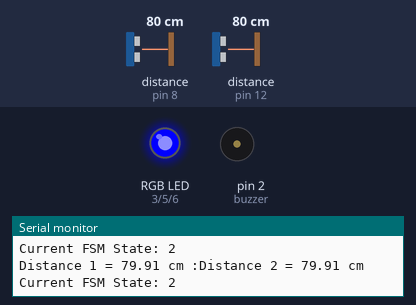
Recording of a sketch running on a simulated Arduino Uno, built with avr-gcc and run on an emulated ATmega328P. Parts: an RGB LED mixed from three pins (HIGH = lit), buzzer (waves = sounding), the last lines printed to the serial monitor. Wiring (inferred from the names in the program): 2 × ultrasonic range finder: trigger pin 9, echo pin 8 / trigger pin 13, echo pin 12. Inputs (shaded band) come from the test bench; at power-on: distance to the obstacle (sensors on pin 8, pin 12) 80 cm. The echo pulse lasts 58.3 µs per cm; dim RGB values are drawn brighter than linear; pins used as bus, display or sensor lines are not drawn.

Above: at 1.2 s.
1.3 s: distance to the obstacle (sensor on pin 8) set to 71 cm
At 2.6 s:
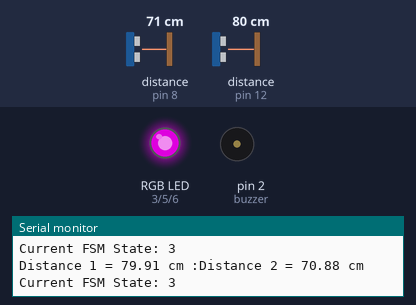
3.0 s: distance to the obstacle (sensor on pin 12) set to 7 cm
6.0 s: distance to the obstacle (sensor on pin 12) set to 4 cm
At 6.6 s:
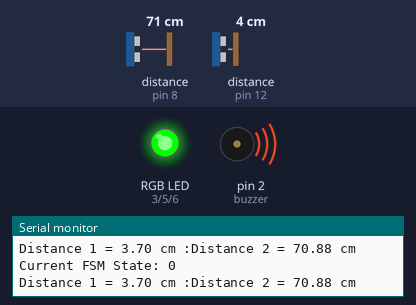
9.0 s: distance to the obstacle (sensor on pin 12) set to 9 cm
At 9.45 s:
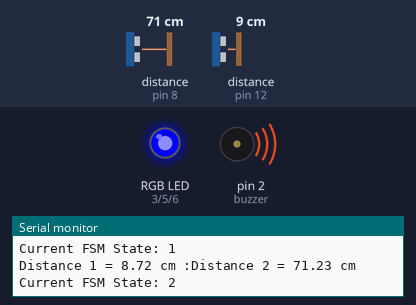
14.0 s: distance to the obstacle (sensor on pin 8) set to 78 cm
At 14.6 s:
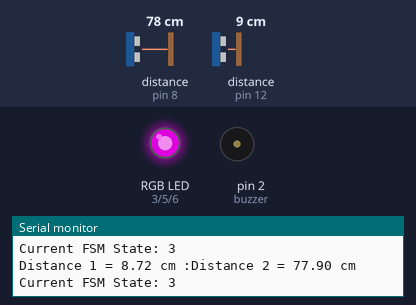
Timing chart, 0 to 16.5 s (numbered marks = the images above; inputs shaded):
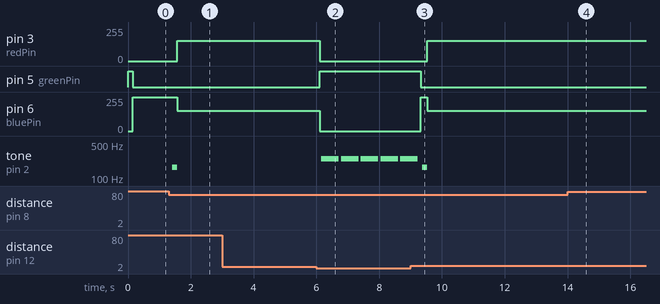

The sketch:

Item_Reminder_Device.ino
```cpp
//Stephen Mock
//Version 1.0
// 7/26/19
// Youtube Video: https://www.youtube.com/watch?v=bIIDHT86DI4&feature=youtu.be

//Setting Constants for Electronics

//Ultrasonic 1
  #define trigPin1 13
  #define echoPin1 12

//Ultrasonic 2
  #define trigPin2 9
  #define echoPin2 8

//RGB LED
  #define bluePin 6
  #define greenPin 5
  #define redPin 3

//Buzzer
  #define buzzer 2


//Setting Constants for CODE
  int state_fsm = 0;  // Starting State is 0
// Timers
  unsigned long timer1_start = 0; //Timer for state (1)
  unsigned long timer1_check = 0; //Timer used to check if 5 minutes has passed, to go from state (2) to state (0)
  unsigned long timer2_start = 0; // Timer inbetween state (2)
  unsigned long timer2_check = 0; // Timer to wait 5s to allow for transitions from state (3) to state (4) (Quality of Life)
  unsigned long timer3_start = 0; // Timer for state (4)
  unsigned long timer3_check = 0; // Timer used to check if 10s passed to go from state (5) to state (6)

// Distances (EDIT for your situation!)
  int distance1Threshold = 5; // threshold before ultrasonic 1 triggers (in cm)
  int distance2Threshold = 75; //  threshold before ultrasonic 2 triggers (in cm)

// Wait Times (EDIT for your situation!)
  unsigned long state1WaitTime = 1000*5*60; // 5 minute timer if you take the object, but dont leave the room
  unsigned long state5WaitTime = 10000; // 10s timer when you return to the room, but dont put back the object


// Functions
// Purpose of these functions is to make the code much more readable, and to encapsulate many of the functions in the main loop into single lines. Modularity!


  // This function records the distance measured in cm as calculated from the ultrasonic sensor
  float recordDist(int trigPin,int echoPin) {
    float duration, distance;
    digitalWrite(trigPin, LOW);
    delayMicroseconds(2);

    digitalWrite(trigPin, HIGH);
    delayMicroseconds(10);
    digitalWrite(trigPin, LOW);

    duration = pulseIn(echoPin, HIGH);
    distance = (duration / 2) * 0.0344;
    return distance; // This final number is what is important for the rest of the code...
  }


  // Function to set the color of RGB LED when in different states
  void setColor(int red, int green, int blue)
  {
    analogWrite(redPin, red);
    analogWrite(greenPin, green);
    analogWrite(bluePin, blue);
  }

  //Function to beep when there is an alarm/switching between states
  void beep(int del) // del = length of delay, used to differentiate sounds for active buzzer
  {
    for(int i=0;i<25;i++)
          {
          digitalWrite(buzzer,HIGH);
          delay(del);//wait for del time
          digitalWrite(buzzer,LOW);
          delay(del);//wait for del time
          }
  }


// Just setting up the various pins needed... nothing special
  void setup() {
    Serial.begin (9600); // Can you use the serial if you want!
    pinMode(trigPin1, OUTPUT);
    pinMode(echoPin1, INPUT);
    pinMode(trigPin2, OUTPUT);
    pinMode(echoPin2, INPUT);
    pinMode(redPin, OUTPUT);
    pinMode(bluePin, OUTPUT);
    pinMode(greenPin, OUTPUT);
    pinMode(buzzer,OUTPUT);
  }


void loop() {
  float distance1,distance2;

  // Sensor 1

   distance1 =  recordDist(trigPin1, echoPin1);
   Serial.print("Distance 1 = "); // Use the distance measured by serial to determine the thresholds for when you want the ultrasonics to trigger
   Serial.print(distance1);
   Serial.print(" cm :");


  // Sensor 2

   distance2 = recordDist(trigPin2, echoPin2);
   Serial.print("Distance 2 = ");
   Serial.print(distance2);
   Serial.println(" cm");


   SM_alarm(distance1,distance2); // Calling the state machine!

   delay(50); // Need a delay otherwise recording to fast and weird data might occur
}


// STATE MACHINE!
// State machine has 7 different states (indexing at 0), and is the behavior is described in the video.
// This state machine uses a switch statement to differentiate each state, and when transitions occur, the state_fsm changes accordingly.

  void SM_alarm(float distance1, float distance2) {
    Serial.print("Current FSM State: "); // Great for debugging, to see what state you are in.
    Serial.println(state_fsm);

    switch (state_fsm) {

        case 0: //resting state, waiting for keys to be removed, but will alarm when user leaves the room without the object
        setColor(0,255,0); // Green LED

        if (distance1 > distance1Threshold) { //ultrasonic detects distance greater than 3 cm, meaning the object has moved away, transition to state 1
          state_fsm = 1;
        }

        if (distance2 < distance2Threshold) { // buzzer if the user passes by the second ultrasonic, to remind them to take their object before leaving
          beep(2);
        }
        break;

      case 1: // timer #1 start

        timer1_start = millis(); //Goes directly to next state, 1 == 1
        state_fsm = 2;
        break;

      case 2: // Detection State 1: check if 5minutes has passed with no transitions, OR go back to state 0 if Ultrasonic1 detects the object have been placed back


        setColor(0,0,255); // Outputs Yellow

        if(distance1 < distance1Threshold) { // detects that the object is back, goes to intial resting state
          state_fsm = 0;
        }

        timer1_check = millis(); // running clock to see if 5 minutes have passed

        if(timer1_check - timer1_start > state1WaitTime){ // If 5 minutes have passed
          state_fsm = 6; // go to the alarm phase
        }

        if(distance2 < distance2Threshold) {  //If the second Ultrasonic gets passed by, go to waiting phase state (3)
          beep(3); // acknowledging the user has left
          state_fsm = 3;
          timer2_start = millis(); // must wait 5 seconds before able to go to detection 2 (state (5)) phase from waiting phase (state (3))
          // This is needed because it takes a few seconds (more than a 50ms delay...) to pass by something, especially like your front door.
        }
        break;

      case 3: // Waiting Period: when owner is out of the house with the object, device waits for the owner to return

        setColor(153,0,153); // Output Purple

        if(distance1 < distance1Threshold) { // detects that the object is back, goes to intial resting state
            state_fsm = 0;
        }

        timer2_check = millis(); // running clock to see if 5s passed

        if(distance2 < distance2Threshold && (timer2_check - timer2_start > 5000)) { // when the owner returns to the house, and when 5s has passed
          beep(4);
          state_fsm = 4;
        }

        break;

      case 4: // timer #3 start
        timer3_start = millis(); //Goes directly to next state (5) 1 == 1
        state_fsm = 5;
        break;

      case 5: // Detection State 2: Waiting for keys to return within 10s, otherwise alarming!
        setColor(255,128,0); // Outputs orange color

        if(distance1 < distance1Threshold) { // detects that the object is back, goes to intial resting state
            state_fsm = 0;
        }

        timer3_check = millis();  // Timer checking if 10s has passed, and if so, transitioning to alarm phase (6)
        if(timer3_check - timer3_start > state5WaitTime){ // If 10 seconds have passed and user doesnt put back item
          state_fsm = 6; // go to the alarm phase!
        }

      break;

      case 6: //Alarm phase: Simply beeping rapidly until the object is placed back.
        setColor(255,0,0); // output red
        beep(1);
        if(distance1 < distance1Threshold) { // detects that the object is back, goes to intial resting state
            state_fsm = 0;
        }

      break;
    }
  }
```

Measured:
- the behaviour switches between 76 and 75 cm on distance to the obstacle (sensor on pin 8) (found by bisection; images 0 and 1)
- the behaviour switches between 6 and 5 cm on distance to the obstacle (sensor on pin 12) (found by bisection; images 1 and 2)
- after the input at 1.3 s, pin 3 (redPin): 0/255 → 153/255 after 0.26 s; pin 6 (bluePin): 255/255 → 153/255 after 0.26 s; tone on pin 2 (buzzer): silent → 166 Hz after 0.10 s, → silent 0.16 s later
- after the input at 6.0 s, pin 3 (redPin): 153/255 → 0/255 after 0.11 s; pin 5 (greenPin): LOW → HIGH after 0.11 s; pin 6 (bluePin): 153/255 → 0/255 after 0.11 s instead of 0.85 s
- after the input at 9.0 s, pin 3 (redPin): 0/255 → 153/255 after 0.53 s; pin 5 (greenPin): HIGH → LOW after 0.32 s; pin 6 (bluePin): 0/255 → 255/255 after 0.32 s, → 153/255 0.21 s later
- after the input at 14.0 s, pin 3 (redPin): stays 153/255 (without the input it goes to 255/255 after 0.79 s); pin 5 (greenPin): stays LOW (without the input it goes to HIGH after 0.79 s)
